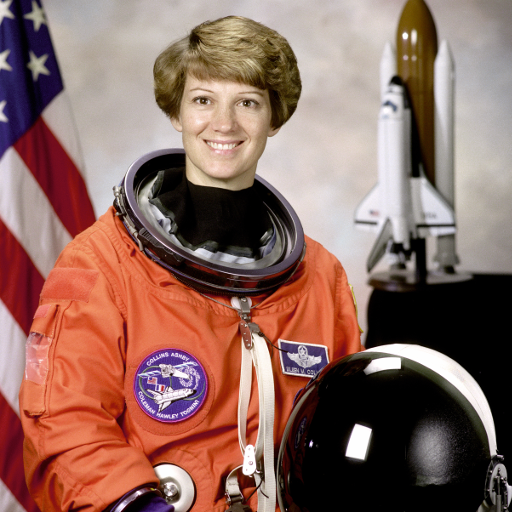
#> input picture images/source/astronaut.png, 512 x 512 px, given in place of impulse.png, which was not available
$ jupyter execute lab_02_student.ipynb   (text cells are left out)
#> lines starting #> are read from the running program, lines starting #| are printed output that depends on the picture
[cell 1]
# Полное выполнение заданий Лабораторной работы №2
from pathlib import Path
import cv2, numpy as np, matplotlib.pyplot as plt

R = Path.cwd() if (Path.cwd()/'images').exists() else Path.cwd().parent

# 1-2. Ручная корреляция и проверка на матрице 5x5
A = np.array([[0,0,0,0,0],[0,1,2,3,0],[0,4,5,6,0],[0,7,8,9,0],[0,0,0,0,0]], dtype=np.float32)
K = np.array([[1,0,-1],[2,0,-2],[1,0,-1]], dtype=np.float32)

def correlate2d_manual(image, kernel):
    H, W = image.shape
    kH, kW = kernel.shape
    pad_y, pad_x = kH // 2, kW // 2
    padded = np.pad(image, ((pad_y, pad_y), (pad_x, pad_x)), mode='constant', constant_values=0)
    out = np.zeros_like(image, dtype=np.float32)
    for i in range(H):
        for j in range(W):
            patch = padded[i:i + kH, j:j + kW]
            out[i, j] = np.sum(patch * kernel)
    return out

res_manual = correlate2d_manual(A, K)
res_cv = cv2.filter2D(A, -1, K, borderType=cv2.BORDER_CONSTANT)
max_err = np.max(np.abs(res_manual - res_cv))
print(f"[Задание 1-2] Ручная корреляция на матрице A 5x5: shape={res_manual.shape}")
print(f"              Результат cv2.filter2D: shape={res_cv.shape}")
print(f"              Max absolute error: {max_err:.2e} (ожидается <= 1e-5)")

# 3. Импульсный отклик: корреляция vs свертка
imp_path = R / 'images/source/impulse.png'
imp = cv2.imread(str(imp_path), cv2.IMREAD_GRAYSCALE).astype(np.float32) / 255.0
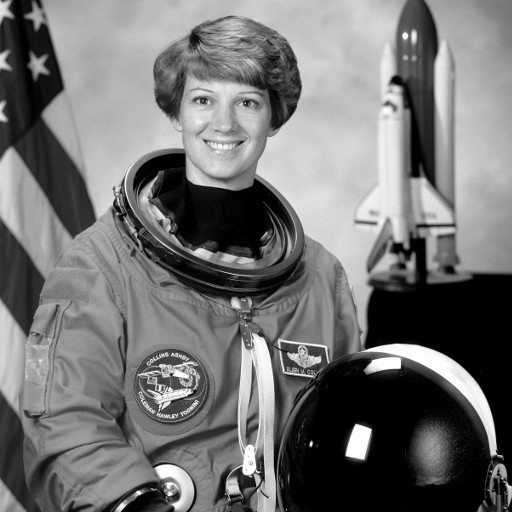
#> imp: shape (512, 512) float32; min 0, max 1, mean 0.451
K_non_sym = np.array([[1, 2, 3], [4, 5, 6], [7, 8, 9]], dtype=np.float32)
corr_imp = cv2.filter2D(imp, -1, K_non_sym, borderType=cv2.BORDER_CONSTANT)
# Свёртка эквивалентна корреляции с развернутым на 180 градусов ядром (cv2.flip)
conv_imp = cv2.filter2D(imp, -1, cv2.flip(K_non_sym, -1), borderType=cv2.BORDER_CONSTANT)
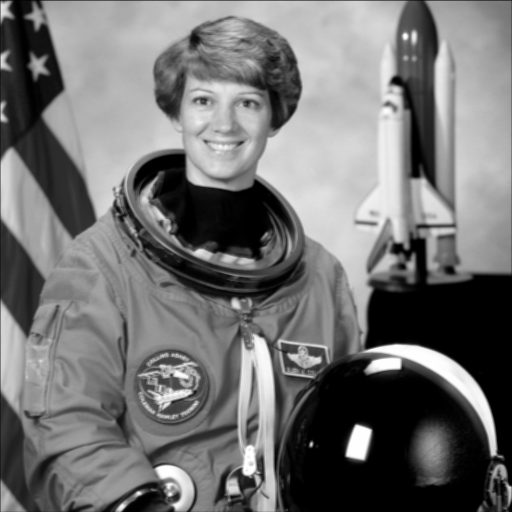
#> conv_imp: shape (512, 512) float32; min 0, max 44.94, mean 20.2; drawn with min black and max white

fig, axes = plt.subplots(1, 3, figsize=(12, 4))
axes[0].imshow(imp, cmap='gray'); axes[0].set_title("Дельта-импульс"); axes[0].axis('off')
axes[1].imshow(corr_imp, cmap='viridis'); axes[1].set_title("Корреляция (ориентация K)"); axes[1].axis('off')
axes[2].imshow(conv_imp, cmap='viridis'); axes[2].set_title("Свёртка (разворот K на 180°)"); axes[2].axis('off')
plt.tight_layout()
plt.show()
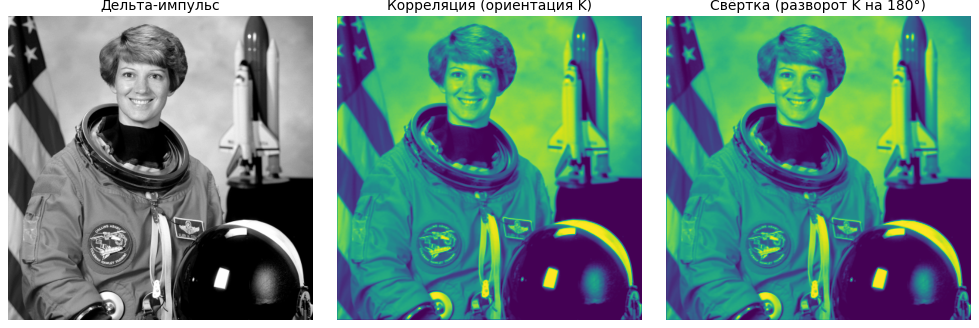
#> figure drawn by matplotlib, 3 panels

# 4. Граничные условия: BORDER_CONSTANT, BORDER_REFLECT, BORDER_REPLICATE
cam = cv2.imread(str(R / 'images/source/camera.png'), cv2.IMREAD_GRAYSCALE).astype(np.float32) / 255.0
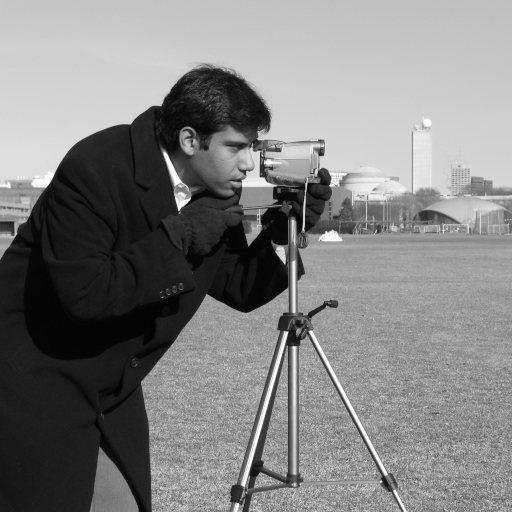
#> input picture images/source/camera.png, 512 x 512 px, found by its file name
#> cam: shape (512, 512) float32; min 0, max 1, mean 0.506
box_k = np.ones((3, 3), dtype=np.float32) / 9.0
b_const = cv2.filter2D(cam, -1, box_k, borderType=cv2.BORDER_CONSTANT)
b_refl  = cv2.filter2D(cam, -1, box_k, borderType=cv2.BORDER_REFLECT)
b_repl  = cv2.filter2D(cam, -1, box_k, borderType=cv2.BORDER_REPLICATE)

fig, axes = plt.subplots(1, 3, figsize=(12, 4))
axes[0].imshow(b_const[:30, :30], cmap='gray'); axes[0].set_title("BORDER_CONSTANT (угол 30x30)"); axes[0].axis('off')
axes[1].imshow(b_refl[:30, :30], cmap='gray'); axes[1].set_title("BORDER_REFLECT (угол 30x30)"); axes[1].axis('off')
axes[2].imshow(b_repl[:30, :30], cmap='gray'); axes[2].set_title("BORDER_REPLICATE (угол 30x30)"); axes[2].axis('off')
plt.tight_layout()
plt.show()
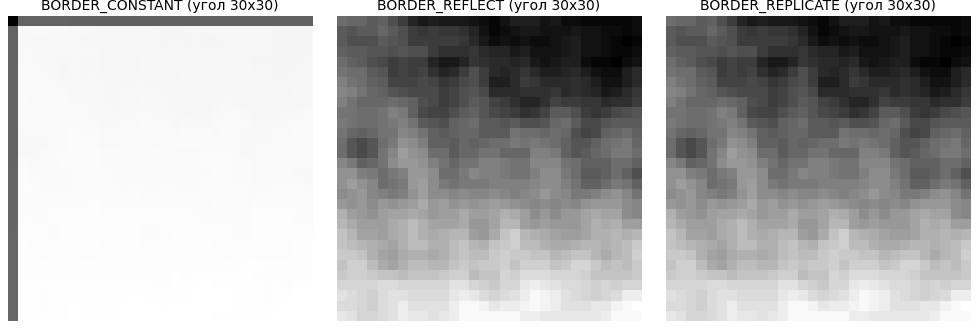
#> figure drawn by matplotlib, 3 panels

# 5. Линейность во float32: T(aI + bJ) ?= aT(I) + bJ
chk = cv2.imread(str(R / 'images/source/checkerboard.png'), cv2.IMREAD_GRAYSCALE).astype(np.float32) / 255.0
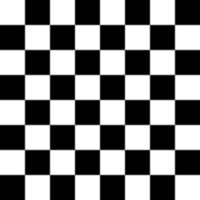
#> input picture images/source/checkerboard.png, 200 x 200 px, found by its file name
#> chk: shape (200, 200) float32; min 0, max 1, mean 0.5
chk_resized = cv2.resize(chk, (cam.shape[1], cam.shape[0]))
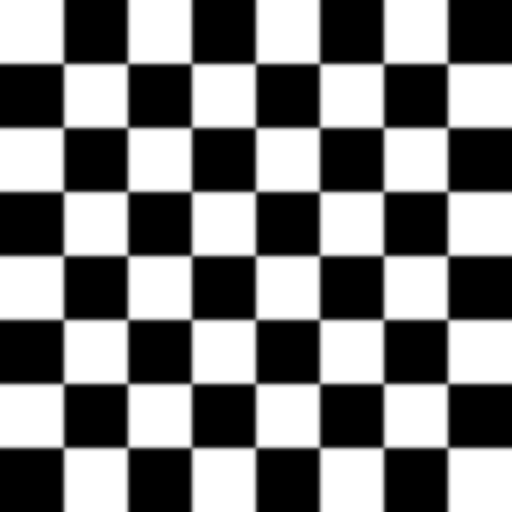
#> chk_resized: shape (512, 512) float32; min 0, max 1, mean 0.5
a_val, b_val = 1.75, -0.65
T_combined = cv2.filter2D(a_val * cam + b_val * chk_resized, -1, K, borderType=cv2.BORDER_CONSTANT)
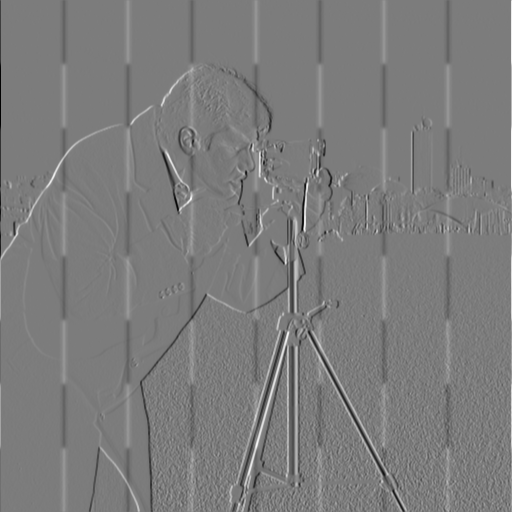
#> T_combined: shape (512, 512) float32; min -5.94, max 6.24, mean -0.00298; drawn with min black and max white
combined_T = a_val * cv2.filter2D(cam, -1, K, borderType=cv2.BORDER_CONSTANT) + b_val * cv2.filter2D(chk_resized, -1, K, borderType=cv2.BORDER_CONSTANT)
lin_err = np.max(np.abs(T_combined - combined_T))
#> lin_err = 9.54e-07
print(f"[Задание 5] Проверка суперпозиции и однородности: max error = {lin_err:.2e}")
#| [Задание 5] Проверка суперпозиции и однородности: max error = 9.54e-07
print(f"            Линейность строго доказана численно: оператор свёртки/корреляции полностью линеен.")

print("""
[Контрольные вопросы]:
1) cv2.filter2D реализует кросс-корреляцию, так как она не требует лишней операции разворота ядра в памяти.
2) Различие между корреляцией и свёрткой полностью исчезает, если ядро центрально-симметрично: K[i, j] = K[-i, -j].
""")
